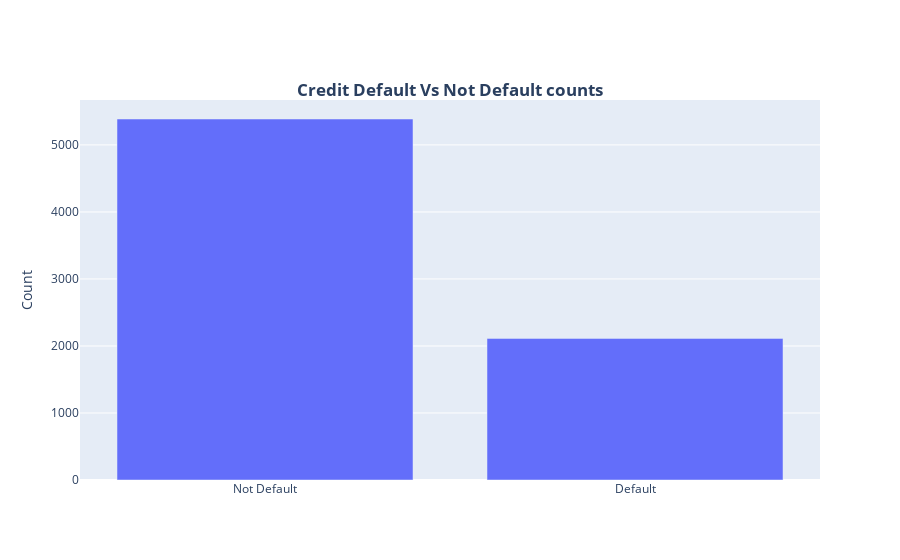

Notebook source saved alongside this figure:
### Markdown cell above
# Target Label Counts

### Code cell
s = trainDf[target_feat].value_counts()
s.index = ['Not Default', 'Default']
df = pd.DataFrame({'Default_Status':s.index, 'count':s.values})

fig = go.Figure(
    data=[
        go.Bar(
            name="Default",
            x=df['Default_Status'],
            y=df["count"],
            offsetgroup=0,
        ),
    ],
    layout=go.Layout(
        title="<b>Credit Default Vs Not Default counts",
        yaxis_title="Count",
        title_x=0.5,
        title_y=0.85,
        title_xanchor='center',
        title_yanchor='top'
    )
)
fig.show()

### Figure 1 — Plotly figure (JSON) as saved in the notebook; plotly's stock layout.template omitted (floating-point values rounded to 4 significant figures)
{"data": [{"name": "Default", "offsetgroup": "0", "type": "bar", "x": ["Not Default", "Default"], "y": [5387, 2113]}], "layout": {"autosize": true, "title": {"text": "<b>Credit Default Vs Not Default counts", "x": 0.5, "xanchor": "center", "y": 0.85, "yanchor": "top"}, "xaxis": {"autorange": true, "range": [-0.5, 1.5], "type": "category"}, "yaxis": {"autorange": true, "range": [0, 5671.0], "title": {"text": "Count"}, "type": "linear"}}}
